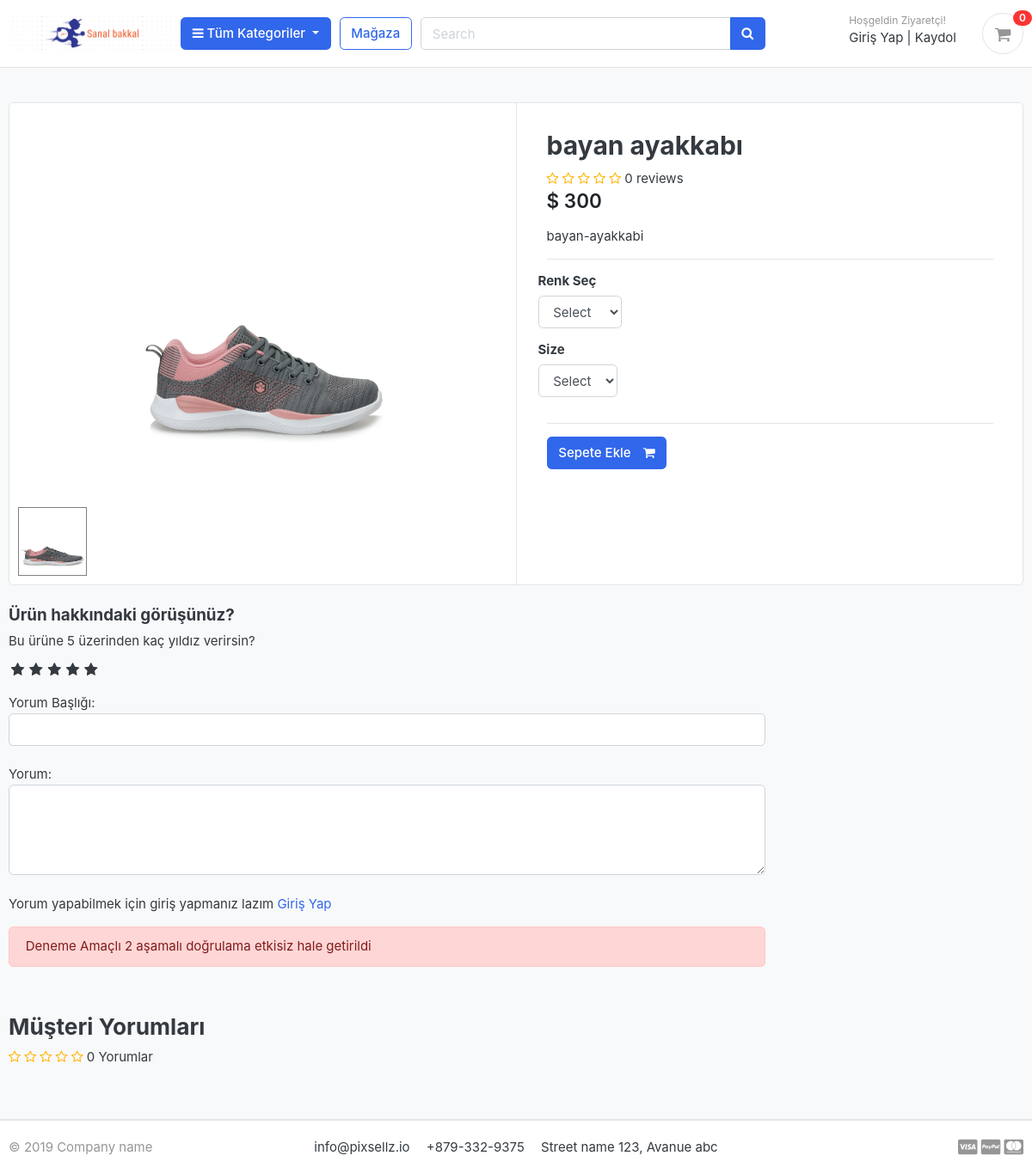
The page /store/category/shoes/bayan-ayakkabi/ on the database its author committed.
### store/models.py (models this page shows, shortened)
class Product(models.Model):
    product_name    = models.CharField(max_length=200, unique=True)
    slug            = models.SlugField(max_length=200, unique=True)
    description     = models.TextField(max_length=500, blank=True)
    price           = models.IntegerField()
    images          = models.ImageField(upload_to='photos/products')
    stock           = models.IntegerField()
    is_available    = models.BooleanField(default=True)
    category        = models.ForeignKey(Category, on_delete=models.CASCADE)
    created_date    = models.DateTimeField(auto_now_add=True)
    modified_date   = models.DateTimeField(auto_now=True)
    def averageReview(self):
        reviews = ReviewRating.objects.filter(product=self, status=True).aggregate(average=Avg('rating'))
        avg = 0
        if reviews['average'] is not None:
            avg = float(reviews['average'])
        return avg
    def countReview(self):
        reviews = ReviewRating.objects.filter(product=self, status=True).aggregate(count=Count('id'))
        count = 0
        if reviews['count'] is not None:
            count = int(reviews['count'])
        return count

### store/views.py (the view)
# urls.py: path('category/<slug:category_slug>/<slug:product_slug>/', views.product_detail, name='product_detail'),
def product_detail(request, category_slug, product_slug):
    try:
        single_product = Product.objects.get(category__slug=category_slug, slug=product_slug)
        in_cart = CartItem.objects.filter(cart__cart_id=_cart_id(request), product=single_product).exists()
    except Exception as e:
        raise e
    if request.user.is_authenticated:
        try:
            orderproduct = OrderProduct.objects.filter(user=request.user, product_id=single_product.id).exists()
        except OrderProduct.DoesNotExist:
            orderproduct = None
    else:
        orderproduct = None
    reviews = ReviewRating.objects.filter(product_id=single_product.id, status=True)
    product_gallery = ProductGallery.objects.filter(product_id=single_product.id)
    context = {
        'single_product': single_product,
        'in_cart'       : in_cart,
        'orderproduct': orderproduct,
        'reviews': reviews,
        'product_gallery': product_gallery,
    }
    return render(request, 'store/product_detail.html', context)

### carts/context_processors.py (called while the page is built)
def counter(request):
    cart_count = 0
    if 'admin' in request.path:
        return {}
    else:
        try:
            cart = Cart.objects.filter(cart_id=_cart_id(request))
            if request.user.is_authenticated:
                cart_items = CartItem.objects.all().filter(user=request.user)
            else:
                cart_items = CartItem.objects.all().filter(cart=cart[:1])
            for cart_item in cart_items:
                cart_count += cart_item.quantity
        except Cart.DoesNotExist:
            cart_count = 0
    return dict(cart_count=cart_count)

### carts/views.py (called while the page is built)
def _cart_id(request):
    cart = request.session.session_key
    if not cart:
        cart = request.session.create()
    return cart

### category/context_processors.py (called while the page is built)
def menu_links(request):
    links = Category.objects.all()
    return dict(links=links)

### category/models.py (called while the page is built)
    def get_url(self):
            return reverse('products_by_category', args=[self.slug])

### store/models.py (called while the page is built)
    def colors(self):
        return super(VariationManager, self).filter(variation_category='color', is_active=True)

    def sizes(self):
        return super(VariationManager, self).filter(variation_category='size', is_active=True)

### templates/store/product_detail.html (shortened to what this page needs)
{% extends 'base.html' %}
{% load static %}
{% block content %}
<section class="section-content padding-y bg">
	<div class="container">
		<div class="card">
			<div class="row no-gutters">
				<aside class="col-md-6">
					<article class="gallery-wrap">
						<div class="img-big-wrap mainImage">
							<center><img src="{{ single_product.images.url }}"></center>
						</div>
					</article>
					<ul class="thumb">
						<li>
							<a href="{{ single_product.images.url }}" target="mainImage"><img src="{{ single_product.images.url }}" alt="Product Image"></a>
						</li>
					</ul>
				</aside>
				<main class="col-md-6 border-left">
					<form action="{% url 'add_cart' single_product.id %}" method="POST">
						<article class="content-body">
							<h2 class="title">{{ single_product.product_name }}</h2>
							<div class="rating-star">
								<span>
									<i class="fa fa-star{% if single_product.averageReview < 0.5 %}-o{% elif single_product.averageReview >= 0.5 and single_product.averageReview < 1 %}-half-o {% endif %}" aria-hidden="true"></i>
									<i class="fa fa-star{% if single_product.averageReview < 1.5 %}-o{% elif single_product.averageReview >= 1.5 and single_product.averageReview < 2 %}-half-o {% endif %}" aria-hidden="true"></i>
									<i class="fa fa-star{% if single_product.averageReview < 2.5 %}-o{% elif single_product.averageReview >= 2.5 and single_product.averageReview < 3 %}-half-o {% endif %}" aria-hidden="true"></i>
									<i class="fa fa-star{% if single_product.averageReview < 3.5 %}-o{% elif single_product.averageReview >= 3.5 and single_product.averageReview < 4 %}-half-o {% endif %}" aria-hidden="true"></i>
									<i class="fa fa-star{% if single_product.averageReview < 4.5 %}-o{% elif single_product.averageReview >= 4.5 and single_product.averageReview < 5 %}-half-o {% endif %}" aria-hidden="true"></i>
	<span>{{single_product.countReview}} reviews</span>
									</span>
							</div>
							<div class="mb-3">
								<var class="price h4">$ {{single_product.price}}</var>
							</div>
							<p>{{ single_product.description }}</p>
							<hr>
							<div class="row">
								<div class="item-option-select">
									<h6>Renk Seç</h6>
									<select name="color" class="form-control" required>
										<option value="" disabled selected>Select</option>
									</select>
								</div>
							</div>
							<div class="row">
								<div class="item-option-select">
									<h6>Size</h6>
									<select name="size" class="form-control" required>
										<option value="" disabled selected>Select</option>
									</select>
								</div>
							</div>
							<hr>
							{% if single_product.stock <= 0 %}
							<h5 class="text-danger">Ürün Tükendi :(</h5>
							{% else %}
							<button type="submit" class="btn  btn-primary"> <span class="text">Sepete Ekle</span> <i class="fa fa-shopping-cart"></i> </button>
							{% endif %}
						</article>
					</form>
				</main>
			</div>
		</div>
		<br>
		<div class="row">
			<div class="col-md-9">
				<form action="{% url 'submit_review' single_product.id %}" method="POST">
					<h5>Ürün hakkındaki görüşünüz?</h5>
					<div>
						<label>Bu ürüne 5 üzerinden kaç yıldız verirsin?</label>
						<br>
						<div class="rate">
							<input type="radio" name="rating" id="rating10" value="5" required /><label for="rating10" title="5"></label>
							<input type="radio" name="rating" id="rating8" value="4" required /><label for="rating8" title="4"></label>
							<input type="radio" name="rating" id="rating6" value="3" required /><label for="rating6" title="3"></label>
							<input type="radio" name="rating" id="rating4" value="2" required /><label for="rating4" title="2"></label>
							<input type="radio" name="rating" id="rating2" value="1" required /><label for="rating2" title="1"></label>
						</div>
<br>
						Yorum Başlığı:
						<input type="text" class="form-control" name="subject">
						<br>
						Yorum:
						<textarea name="review" rows="4" class="form-control"></textarea>
						<br>
						{% if user.is_authenticated %}
								<input type="submit" value="Yorumu yayınla" class="btn btn-primary">
						{% else %}
						<p>Yorum yapabilmek için giriş yapmanız lazım <span><a href="{% url 'login' %}">Giriş Yap</a></span></p>
						{% endif %}
						<div class="alert alert-danger" role="alert" style="margin-top:10px;">
  Deneme Amaçlı 2 aşamalı doğrulama etkisiz hale getirildi
</div>
					</div>
				</form>
<br>
<header class="section-heading">
	<h3>Müşteri Yorumları </h3>
	<div class="rating-star">
		<span>
			<i class="fa fa-star{% if single_product.averageReview < 0.5 %}-o{% elif single_product.averageReview >= 0.5 and single_product.averageReview < 1 %}-half-o {% endif %}" aria-hidden="true"></i>
			<i class="fa fa-star{% if single_product.averageReview < 1.5 %}-o{% elif single_product.averageReview >= 1.5 and single_product.averageReview < 2 %}-half-o {% endif %}" aria-hidden="true"></i>
			<i class="fa fa-star{% if single_product.averageReview < 2.5 %}-o{% elif single_product.averageReview >= 2.5 and single_product.averageReview < 3 %}-half-o {% endif %}" aria-hidden="true"></i>
			<i class="fa fa-star{% if single_product.averageReview < 3.5 %}-o{% elif single_product.averageReview >= 3.5 and single_product.averageReview < 4 %}-half-o {% endif %}" aria-hidden="true"></i>
			<i class="fa fa-star{% if single_product.averageReview < 4.5 %}-o{% elif single_product.averageReview >= 4.5 and single_product.averageReview < 5 %}-half-o {% endif %}" aria-hidden="true"></i>
	<span>{{single_product.countReview}} Yorumlar</span>
			</span>
	</div>
</header>
			</div>
		</div>
	</div>
</section>
{% endblock %}

### greatkart/static/css/ui.css (style rules this page uses)
html { font-family: "Inter", sans-serif; font-size: 15px; }
.content-body { flex: 1 1 auto; padding: 2rem 2.3rem; }
.padding-y { padding-top: 40px; padding-bottom: 40px; }
var { font-style: normal; }
article:after, .form-group:after { display: block; clear: both; content: ""; }
.bg { background-color: #f8f9fa; }
.section-heading { margin-bottom: 20px; margin-top: 15px; }
.btn .text + i { margin-left: 10px; }
.price { font-weight: 600; color: #212529; }
.gallery-wrap .img-big-wrap { margin-bottom: 10px; border-radius: 0.37rem; overflow: hidden; background-color: #fff; }
.gallery-wrap .img-big-wrap img { height: 450px; width: auto; display: inline-block; }
.item-option-select { margin-bottom: 1rem; display: inline-block; margin-right: 15px; }

### static/css/custom.css (style rules this page uses)
.rate { display: inline-block;; border: 0; }
.rate > label { float: right; }
.rate > label:before { display: inline-block; font-size: 1.1rem; font-family: FontAwesome; content: "\f005"; margin:0; padding:0.3rem .2rem; cursor: pointer; }
.rating-star i { color: #ffb503 !important; }
ul.thumb { margin:0 auto; padding: 0; float: left; }
ul.thumb li { list-style: none; margin: 10px; }
ul.thumb li img { width: 80px; height: 80px; border: 1px solid grey; }

### rows shown on the page
Product: images (picture), product_name "bayan ayakkabı", countReview "0", price "300", description "bayan-ayakkabi"

### other values the page prints
{{ cart_count }} "0"
